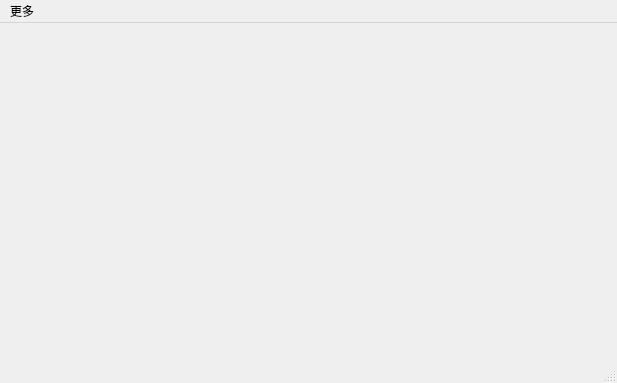
<?xml version="1.0" encoding="UTF-8"?>
<ui version="4.0">
 <class>aria2LauncherClass</class>
 <widget class="QMainWindow" name="aria2LauncherClass">
  <property name="geometry">
   <rect>
    <x>0</x>
    <y>0</y>
    <width>617</width>
    <height>383</height>
   </rect>
  </property>
  <property name="windowTitle">
   <string>Aria2 Launcher</string>
  </property>
  <property name="windowIcon">
   <iconset resource="aria2Launcher.qrc">
    <normaloff>:/aria2Launcher/resource/img/ico.png</normaloff>:/aria2Launcher/resource/img/ico.png</iconset>
  </property>
  <widget class="QWidget" name="centralwidget">
   <layout class="QGridLayout" name="gridLayout"/>
  </widget>
  <widget class="QMenuBar" name="menuBar">
   <property name="geometry">
    <rect>
     <x>0</x>
     <y>0</y>
     <width>617</width>
     <height>22</height>
    </rect>
   </property>
   <widget class="QMenu" name="more">
    <property name="title">
     <string>更多</string>
    </property>
    <addaction name="separator"/>
    <addaction name="set"/>
    <addaction name="separator"/>
    <addaction name="aboutqt"/>
    <addaction name="aboutthis"/>
    <addaction name="separator"/>
    <addaction name="close"/>
   </widget>
   <addaction name="more"/>
  </widget>
  <widget class="QStatusBar" name="statusBar"/>
  <action name="set">
   <property name="icon">
    <iconset resource="aria2Launcher.qrc">
     <normaloff>:/aria2Launcher/resource/img/setting.png</normaloff>:/aria2Launcher/resource/img/setting.png</iconset>
   </property>
   <property name="text">
    <string>设置</string>
   </property>
  </action>
  <action name="aboutqt">
   <property name="icon">
    <iconset resource="aria2Launcher.qrc">
     <normaloff>:/aria2Launcher/resource/img/qt-logo.png</normaloff>:/aria2Launcher/resource/img/qt-logo.png</iconset>
   </property>
   <property name="text">
    <string>关于Qt</string>
   </property>
  </action>
  <action name="aboutthis">
   <property name="icon">
    <iconset resource="aria2Launcher.qrc">
     <normaloff>:/aria2Launcher/resource/img/ico.png</normaloff>:/aria2Launcher/resource/img/ico.png</iconset>
   </property>
   <property name="text">
    <string>关于本程序</string>
   </property>
  </action>
  <action name="close">
   <property name="icon">
    <iconset resource="aria2Launcher.qrc">
     <normaloff>:/aria2Launcher/resource/img/close.png</normaloff>:/aria2Launcher/resource/img/close.png</iconset>
   </property>
   <property name="text">
    <string>退出程序</string>
   </property>
  </action>
 </widget>
 <resources>
  <include location="aria2Launcher.qrc"/>
 </resources>
 <connections/>
</ui>
